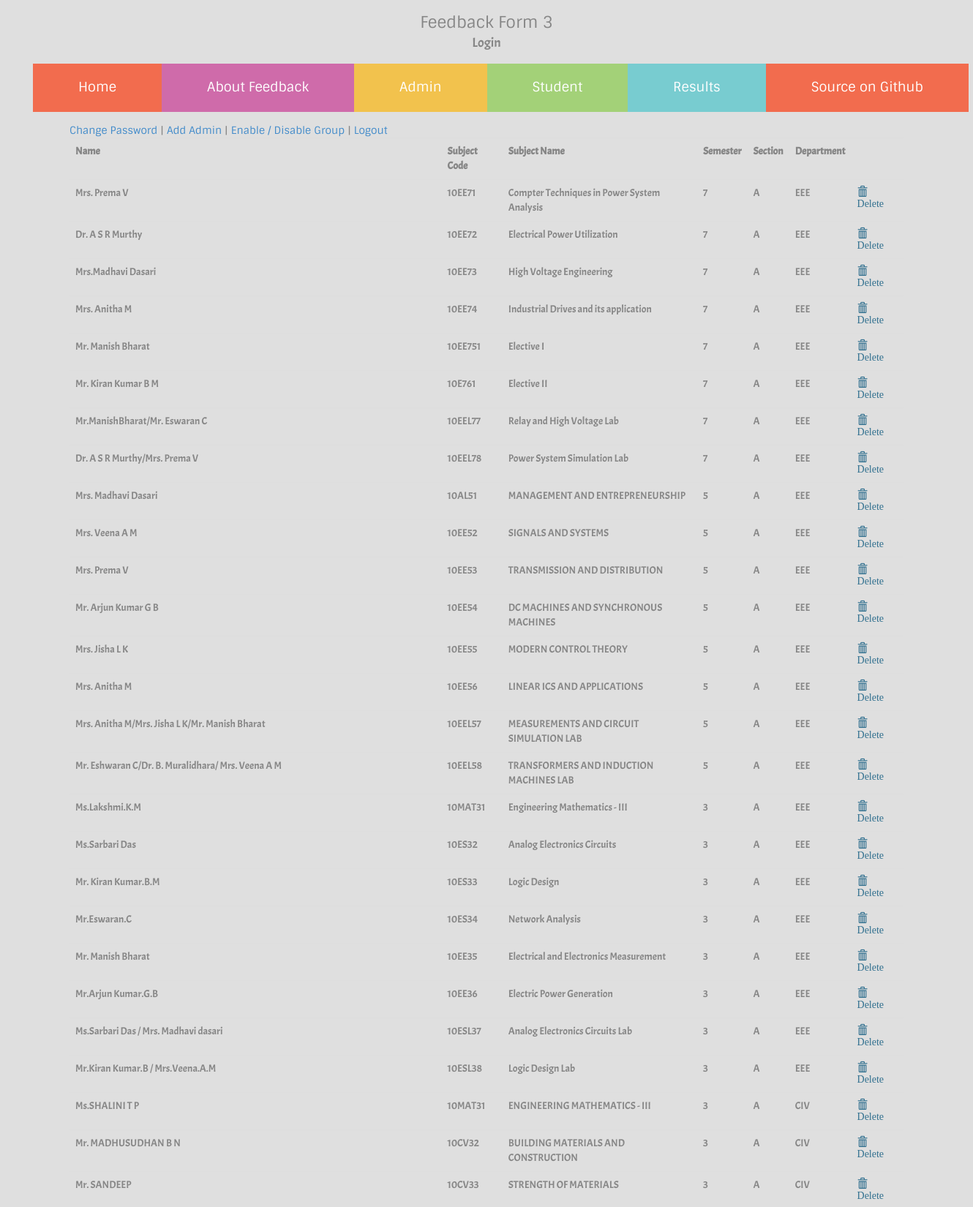
The page /admin.php (signed in, upper part) on the database its author committed.
### tables this page shows
CREATE TABLE `faculty` (
  `id` int(5) NOT NULL AUTO_INCREMENT,
  `name` varchar(100) NOT NULL,
  `subCode` varchar(10) NOT NULL,
  `subName` varchar(100) DEFAULT NULL,
  `semester` enum('1','3','5','7') NOT NULL DEFAULT '3',
  `sec` enum('A','B','C','D','E','F','G') DEFAULT 'A',
  `department` enum('ISE','CSE','CIV','EEE','ECE','ME','BS','MTME','MTEC','MTCS','MTCV') DEFAULT 'MTCS',
  PRIMARY KEY (`id`)
);

### classes/auth.class.php (called while the page is built, shortened)
<?php
	class authenticate
	{
		public static $db_host,$db_user,$db_pass,$db_name,$username,$password;
		public static function check(){
			$db_name=self::$db_name;
			$username=self::$username;
			$password=self::$password;
			$username=mysql_real_escape_string($username);
			$sql="SELECT * FROM `$db_name`.`admin` WHERE `username`='$username' LIMIT 1";
			$query=mysql_query($sql);
			$num=mysql_num_rows($query);
			if($num!=1){
				return false;
			}
			else{
				$data=mysql_fetch_object($query);
				$passdb=$data->password;
				if($password==$passdb){
					return true;
				}else{
					return false;
				}
			}
		}
	}
?>

### admin.php (the view, shortened to what this page needs)
<?php
	require_once("classes/auth.class.php");
	$a=authenticate::check();
	if($a!=true){
		header("location:adminlogin.php?error=notLoggedIn");
		die();
	}else{?>
	<?php $title="Admin >> Add or Delete Member"; require_once("required_files/header.php"); ?>
	<div class="container">
		<?php
			$connection=mysql_connect($db_host,$db_user,$db_pass);
			$sql="SELECT * FROM `$db_name`.`faculty`";
			$query=mysql_query($sql,$connection);
			if(mysql_num_rows($query)==0){
				echo "<p class='text-danger'>No faculty added. Try adding some.</p>";
			}else{
		?>
		<div><a href="changePasswd.php">Change Password</a> | <a href="addAdmin.php">Add Admin</a> | <a href="edclass.php">Enable / Disable Group</a> | <a href="logout.php">Logout</a></div>
		<table class="table">
			<tr><th>Name</th> <th>Subject Code</th> <th>Subject Name</th> <th>Semester</th> <th>Section</th> <th>Department</th><th></th> </tr>
			<?php while($data=mysql_fetch_object($query)){
			?>
			<tr><td><?php echo $data->name;?></td><td><?php echo $data->subCode; ?></td> <td><?php echo $data->subName; ?></td> <td><?php echo $data->semester; ?></td> <td><?php echo $data->sec; ?></td> <td><?php echo $data->department; ?></td> <td><span style="cursor:pointer;" data-id="<?php echo $data->id; ?>" class="glyphicon glyphicon-trash text-info delete"> Delete</span></td></tr>
			<?php
				}
			?>
		</table>
					<?php
				}
			 ?>
	</div>
	<?php require_once("required_files/footer.php"); ?>
	<?php
	}
?>

### styles.css (style rules this page uses)
body { background:#dfdfdf;color:#868686;font-family:sintony }
table.table { font-family:acme }

### rows shown on the page
faculty: name "Mrs. Prema V", subCode "10EE71", subName "Compter Techniques in Power System Analysis", semester "7", sec "A", department "EEE"
faculty: name "Dr. A S R Murthy", subCode "10EE72", subName "Electrical Power Utilization", semester "7", sec "A", department "EEE"
faculty: name "Mrs.Madhavi Dasari", subCode "10EE73", subName "High Voltage Engineering", semester "7", sec "A", department "EEE"
faculty: name "Mrs. Anitha M", subCode "10EE74", subName "Industrial Drives and its application", semester "7", sec "A", department "EEE"
faculty: name "Mr. Manish Bharat", subCode "10EE751", subName "Elective I", semester "7", sec "A", department "EEE"
faculty: name "Mr. Kiran Kumar B M", subCode "10E761", subName "Elective II", semester "7", sec "A", department "EEE"
faculty: name "Mr.ManishBharat/Mr. Eswaran C", subCode "10EEL77", subName "Relay and High Voltage Lab", semester "7", sec "A", department "EEE"
faculty: name "Dr. A S R Murthy/Mrs. Prema V", subCode "10EEL78", subName "Power System Simulation Lab", semester "7", sec "A", department "EEE"
faculty: name "Mrs. Madhavi Dasari", subCode "10AL51", subName "MANAGEMENT AND ENTREPRENEURSHIP", semester "5", sec "A", department "EEE"
faculty: name "Mrs. Veena A M", subCode "10EE52", subName "SIGNALS AND SYSTEMS", semester "5", sec "A", department "EEE"
faculty: name "Mrs. Prema V", subCode "10EE53", subName "TRANSMISSION AND DISTRIBUTION", semester "5", sec "A", department "EEE"
faculty: name "Mr. Arjun Kumar G B", subCode "10EE54", subName "DC MACHINES AND SYNCHRONOUS MACHINES", semester "5", sec "A", department "EEE"
faculty: name "Mrs. Jisha L K", subCode "10EE55", subName "MODERN CONTROL THEORY", semester "5", sec "A", department "EEE"
faculty: name "Mrs. Anitha M", subCode "10EE56", subName "LINEAR ICS AND APPLICATIONS", semester "5", sec "A", department "EEE"
faculty: name "Mrs. Anitha M/Mrs. Jisha L K/Mr. Manish Bharat", subCode "10EEL57", subName "MEASUREMENTS AND CIRCUIT SIMULATION LAB", semester "5", sec "A", department "EEE"
faculty: name "Mr. Eshwaran C/Dr. B. Muralidhara/ Mrs. Veena A M", subCode "10EEL58", subName "TRANSFORMERS AND INDUCTION MACHINES LAB", semester "5", sec "A", department "EEE"
faculty: name "Ms.Lakshmi.K.M", subCode "10MAT31", subName "Engineering Mathematics - III", semester "3", sec "A", department "EEE"
faculty: name "Ms.Sarbari Das", subCode "10ES32", subName "Analog Electronics Circuits", semester "3", sec "A", department "EEE"
faculty: name "Mr. Kiran Kumar.B.M", subCode "10ES33", subName "Logic Design", semester "3", sec "A", department "EEE"
faculty: name "Mr.Eswaran.C", subCode "10ES34", subName "Network Analysis", semester "3", sec "A", department "EEE"
faculty: name "Mr. Manish Bharat", subCode "10EE35", subName "Electrical and Electronics Measurement", semester "3", sec "A", department "EEE"
faculty: name "Mr.Arjun Kumar.G.B", subCode "10EE36", subName "Electric Power Generation", semester "3", sec "A", department "EEE"
faculty: name "Ms.Sarbari Das / Mrs. Madhavi dasari", subCode "10ESL37", subName "Analog Electronics Circuits Lab", semester "3", sec "A", department "EEE"
faculty: name "Mr.Kiran Kumar.B / Mrs.Veena.A.M", subCode "10ESL38", subName "Logic Design Lab", semester "3", sec "A", department "EEE"
faculty: name "Ms.SHALINI T P", subCode "10MAT31", subName "ENGINEERING MATHEMATICS - III", semester "3", sec "A", department "CIV"
faculty: name "Mr. MADHUSUDHAN B N", subCode "10CV32", subName "BUILDING MATERIALS AND CONSTRUCTION", semester "3", sec "A", department "CIV"
faculty: name "Mr. SANDEEP", subCode "10CV33", subName "STRENGTH OF MATERIALS", semester "3", sec "A", department "CIV"
